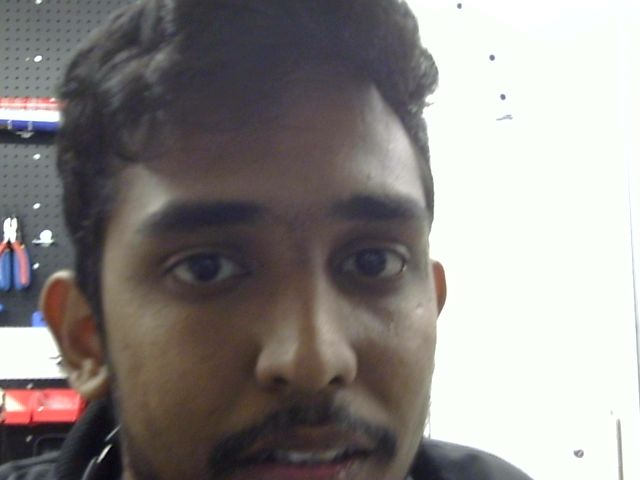
//> input picture images/image_11982.156305683.jpg, 640 x 480 px, given in place of the camera
$ ./calibration   (built with g++ and OpenCV 4)
//> lines starting //> are read from the running program, lines starting //| are printed output that depends on the picture; after the words box and inside, x2 and y2 are one past the last pixel; in counts of white or black regions, pixels touching at a corner belong together
//> in captureFaceCenter, frame is the input picture: 480 rows x 640 cols, CV_8UC3; mean B, G, R 135.2, 137.2, 141.5
#include <opencv2/opencv.hpp>
#include <opencv2/objdetect.hpp>
#include <iostream>
#include <fstream>
#include <string>
#include <thread>
#include <chrono>

#define CAMERA_X 640
#define CAMERA_Y 480
#define CASCADE_PATH "/usr/share/opencv4/haarcascades/haarcascade_frontalface_alt.xml"

void detectFaceCenter(cv::Mat& frame, cv::CascadeClassifier& faceCascade, cv::Point& faceCenter) {
    cv::Mat grayImage;
    cv::cvtColor(frame, grayImage, cv::COLOR_BGR2GRAY);
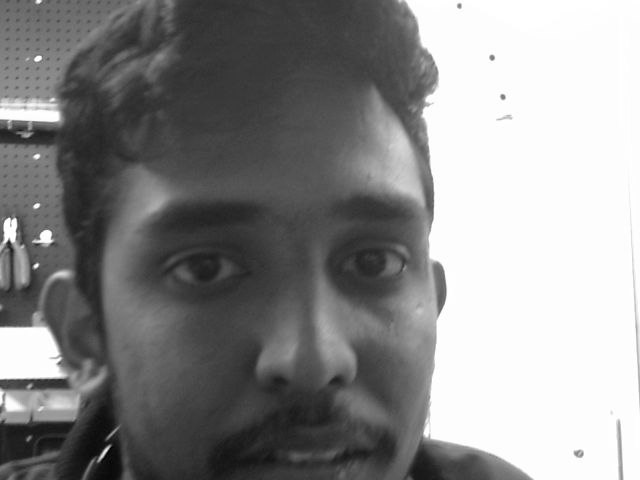
//> grayImage: 480 rows x 640 cols, CV_8UC1; min 0, max 255, mean 138.3
    cv::equalizeHist(grayImage, grayImage);
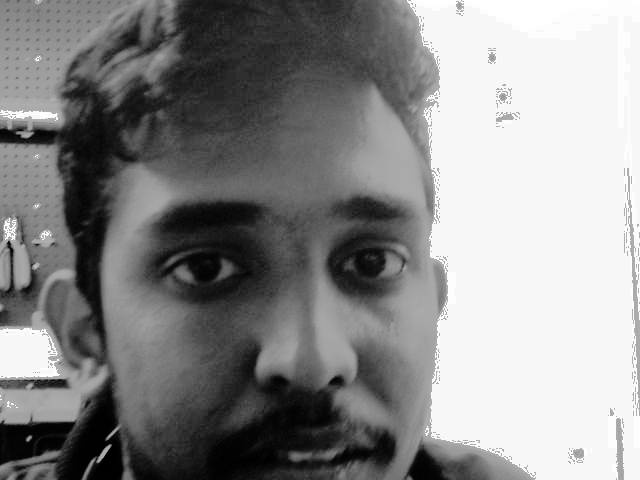
//> grayImage: 480 rows x 640 cols, CV_8UC1; min 0, max 255, mean 138.5

    // Detect faces
    std::vector<cv::Rect> faces;
    float scaleFactor = 1.1;
    int minimumNeighbour = 2;
    cv::Size minImageSize = cv::Size(150, 150);
    faceCascade.detectMultiScale(grayImage, faces, scaleFactor, minimumNeighbour, 0 | cv::CASCADE_SCALE_IMAGE, minImageSize);
//> faces = empty

    if (faces.empty()) {
        faceCenter = cv::Point(-1, -1); // No face detected
        return;
    }

    // Use the first detected face
    cv::Rect faceRect = faces[0];
    faceCenter = cv::Point(faceRect.x + faceRect.width / 2, faceRect.y + faceRect.height / 2);

    // Draw rectangle and center for feedback
    cv::rectangle(frame, faceRect, cv::Scalar(255, 0, 255), 2);
    cv::circle(frame, faceCenter, faceRect.width / 8, cv::Scalar(0, 0, 255), 2);
}

bool captureFaceCenter(cv::VideoCapture& cap, cv::CascadeClassifier& faceCascade, int& x, int& y, const std::string& position) {
    std::cout << "Position: " << position << "\n";
    std::cout << "Press Enter when ready to capture this position (press 'q' to skip)...\n";

    cv::namedWindow("Calibration", cv::WINDOW_AUTOSIZE);
    bool captured = false;
    const int max_attempts = 50; // Try for 5 seconds (100ms per frame)

    while (true) {
        cv::Mat frame;
        if (!cap.read(frame)) {
            std::cerr << "Failed to capture frame.\n";
            break;
        }
        if (frame.empty()) {
            std::cerr << "Empty frame captured.\n";
            break;
        }

        // Detect face
        cv::Point faceCenter;
        detectFaceCenter(frame, faceCascade, faceCenter);
//> faceCenter = Point(-1, -1)

        // Display frame with face detection
        if (faceCenter.x >= 0 && faceCenter.y >= 0) {
            std::string coord_text = "x=" + std::to_string(faceCenter.x) + ", y=" + std::to_string(faceCenter.y);
            cv::putText(frame, coord_text, cv::Point(10, 30), cv::FONT_HERSHEY_SIMPLEX, 1, cv::Scalar(0, 255, 0), 2);
        } else {
            cv::putText(frame, "No face detected", cv::Point(10, 30), cv::FONT_HERSHEY_SIMPLEX, 1, cv::Scalar(0, 0, 255), 2);
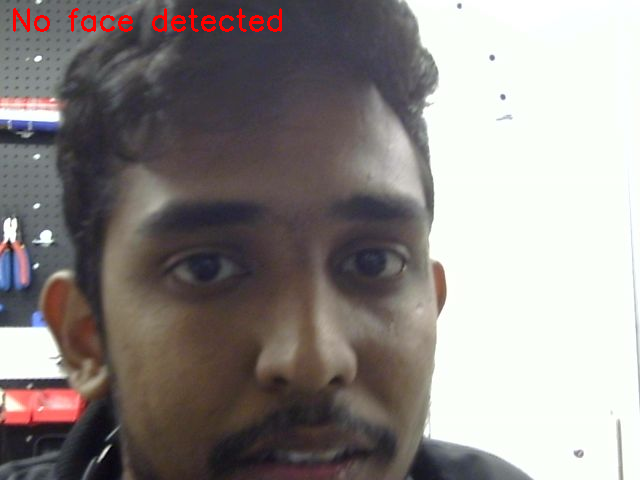
//> frame: 480 rows x 640 cols, CV_8UC3; 0.61% of pixels changed, all inside (x1, y1, x2, y2) = (13, 8, 282, 32)
        }
        cv::imshow("Calibration", frame);

        // Check for keypress
        int key = cv::waitKey(100);
//> the 'q' key is pressed
        if (key == 13) { // Enter key
            if (faceCenter.x >= 0 && faceCenter.x <= CAMERA_X && faceCenter.y >= 0 && faceCenter.y <= CAMERA_Y) {
                x = faceCenter.x;
                y = faceCenter.y;
                std::cout << "Captured: x=" << x << ", y=" << y << "\n";
                captured = true;
                break;
            } else {
                std::cerr << "No face detected. Please ensure your face is visible and try again.\n";
            }
        } else if (key == 'q' || key == 'Q') {
            std::cout << "Skipping position. Using default (320, 240).\n";
            x = 320;
            y = 240;
            captured = true;
            break;
        }
    }

    cv::destroyWindow("Calibration");
    return captured;
}

int main(int argc, char* argv[]) {
    // Initialize face cascade
    cv::CascadeClassifier faceCascade;
    if (!faceCascade.load(CASCADE_PATH)) {
        std::cerr << "Failed to load face cascade: " << CASCADE_PATH << "\n";
        return 1;
    }

    // Open camera
    cv::VideoCapture cap(0); // Default camera (/dev/video0)
    if (!cap.isOpened()) {
        std::cerr << "Failed to open camera.\n";
        return 1;
    }
    cap.set(cv::CAP_PROP_FRAME_WIDTH, CAMERA_X);
    cap.set(cv::CAP_PROP_FRAME_HEIGHT, CAMERA_Y);

    // Calibration data
    int straight_x, straight_y;
    int left_x, right_x;
    int top_y, bottom_y;

    std::cout << "Starting head movement calibration.\n";
    std::cout << "Ensure your camera is working and your face is clearly visible.\n";
    std::cout << "A window will show your face with a bounding box. Position your head as instructed.\n\n";

    // Capture each position
    captureFaceCenter(cap, faceCascade, straight_x, straight_y, "Straight facing");
//> straight_x = 320; straight_y = 240
    captureFaceCenter(cap, faceCascade, left_x, top_y, "Max left turn"); // Reuse top_y temporarily
//> the 'Q' key is pressed
//> left_x = 320; top_y = 240
    captureFaceCenter(cap, faceCascade, right_x, top_y, "Max right turn"); // Reuse top_y temporarily
//> the Esc key is pressed
//> right_x = 320
    captureFaceCenter(cap, faceCascade, straight_x, top_y, "Max up"); // Reuse straight_x
//> the 'Q' key is pressed
    captureFaceCenter(cap, faceCascade, straight_x, bottom_y, "Max down"); // Reuse straight_x
//> the Esc key is pressed

    // Save calibration data to file
    std::ofstream file("../faceEyeMovToCursorMov/calibration_face.csv");
    if (!file.is_open()) {
        std::cerr << "Failed to open calibration_face.csv for writing.\n";
        return 1;
    }

    file << "straight_x,straight_y,left_x,right_x,top_y,bottom_y\n";
    file << straight_x << "," << straight_y << ","
         << left_x << "," << right_x << ","
         << top_y << "," << bottom_y << "\n";
    file.close();

    std::cout << "Calibration complete. Data saved to calibration_face.csv:\n";
    std::cout << "Straight: (" << straight_x << "," << straight_y << ")\n";
    std::cout << "Left: x=" << left_x << "\n";
    std::cout << "Right: x=" << right_x << "\n";
    std::cout << "Top: y=" << top_y << "\n";
    std::cout << "Bottom: y=" << bottom_y << "\n";

    // Release camera
    cap.release();
    return 0;
}

$ run again, on images/image_11993.627803938.jpg
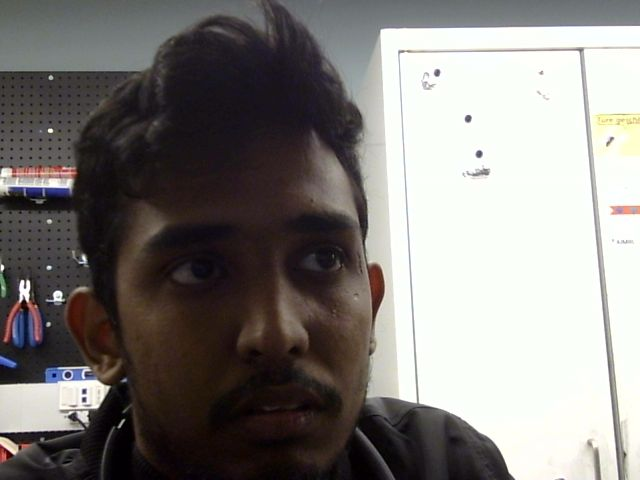
//> input picture images/image_11993.627803938.jpg, 640 x 480 px, given in place of the camera
//> in captureFaceCenter, frame is the input picture: 480 rows x 640 cols, CV_8UC3; mean B, G, R 123.3, 126.1, 129.5
//> in detectFaceCenter, `cv::equalizeHist(grayImage, grayImage);`:
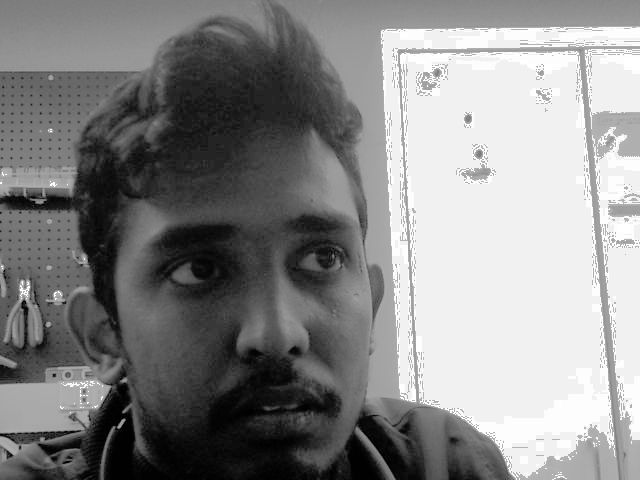
//> grayImage: 480 rows x 640 cols, CV_8UC1; min 0, max 255, mean 135.9
//> faces = 1 Rect (x, y, width, height): [107, 141, 321, 321]
//> faceRect = Rect(107, 141, 321, 321)
//> in detectFaceCenter, `faceCenter = cv::Point(faceRect.x + faceRect.width / 2, faceRect.y + f..`: faceCenter = Point(267, 301)
//> coord_text = "x=267, y=301"
//> in captureFaceCenter, `cv::putText(frame, coord_text, cv::Point(10, 30), cv::FONT_HERSHEY_SIM..`:
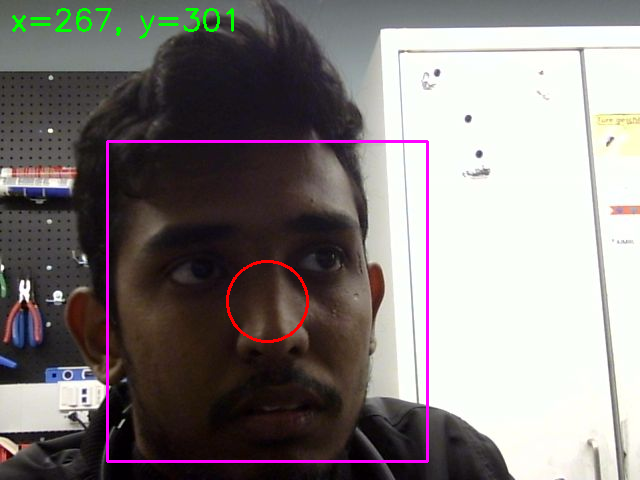
//> frame: 480 rows x 640 cols, CV_8UC3; mean B, G, R 124.9, 125.6, 131.6
//> straight_x = 320; straight_y = 240
//> `captureFaceCenter(cap, faceCascade, left_x, top_y, "Max left turn");`: left_x = 320; top_y = 240
//> `captureFaceCenter(cap, faceCascade, right_x, top_y, "Max right turn");`: right_x = 267; top_y = 301
//> `captureFaceCenter(cap, faceCascade, straight_x, top_y, "Max up");`: top_y = 240
//| Straight: (320,240)
//| Left: x=320
//| Right: x=267
//| Top: y=240
//| Bottom: y=240

$ run again, on images/image_12300.717322481.jpg
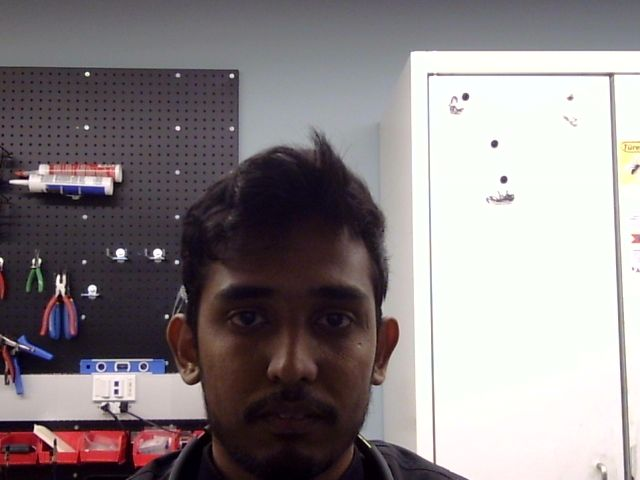
//> input picture images/image_12300.717322481.jpg, 640 x 480 px, given in place of the camera
//> in captureFaceCenter, frame is the input picture: 480 rows x 640 cols, CV_8UC3; mean B, G, R 134.9, 132.5, 139.7
//> in detectFaceCenter, `cv::equalizeHist(grayImage, grayImage);`:
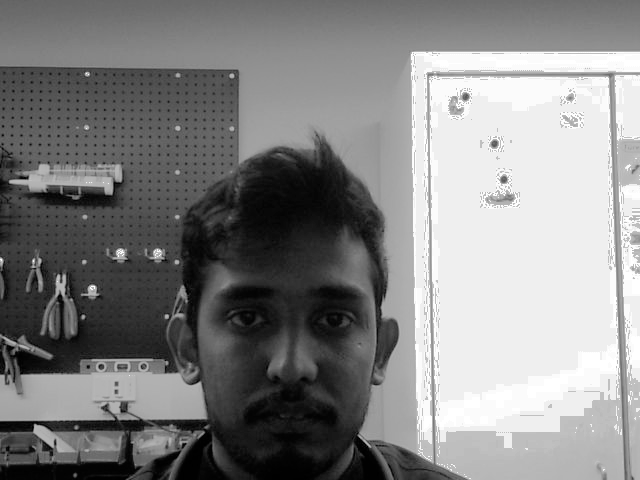
//> grayImage: 480 rows x 640 cols, CV_8UC1; min 0, max 255, mean 132.5
//> faces = 1 Rect (x, y, width, height): [174, 225, 239, 239]
//> faceRect = Rect(174, 225, 239, 239)
//> in detectFaceCenter, `faceCenter = cv::Point(faceRect.x + faceRect.width / 2, faceRect.y + f..`: faceCenter = Point(293, 344)
//> coord_text = "x=293, y=344"
//> in captureFaceCenter, `cv::putText(frame, coord_text, cv::Point(10, 30), cv::FONT_HERSHEY_SIM..`:
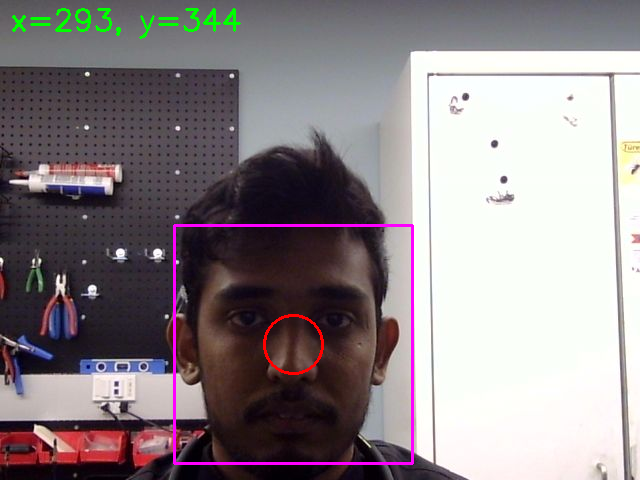
//> frame: 480 rows x 640 cols, CV_8UC3; mean B, G, R 135.8, 132.4, 141
//> straight_x = 320; straight_y = 240
//> `captureFaceCenter(cap, faceCascade, left_x, top_y, "Max left turn");`: left_x = 320; top_y = 240
//> `captureFaceCenter(cap, faceCascade, right_x, top_y, "Max right turn");`: right_x = 293; top_y = 344
//> `captureFaceCenter(cap, faceCascade, straight_x, top_y, "Max up");`: top_y = 240
//| Straight: (320,240)
//| Left: x=320
//| Right: x=293
//| Top: y=240
//| Bottom: y=240
